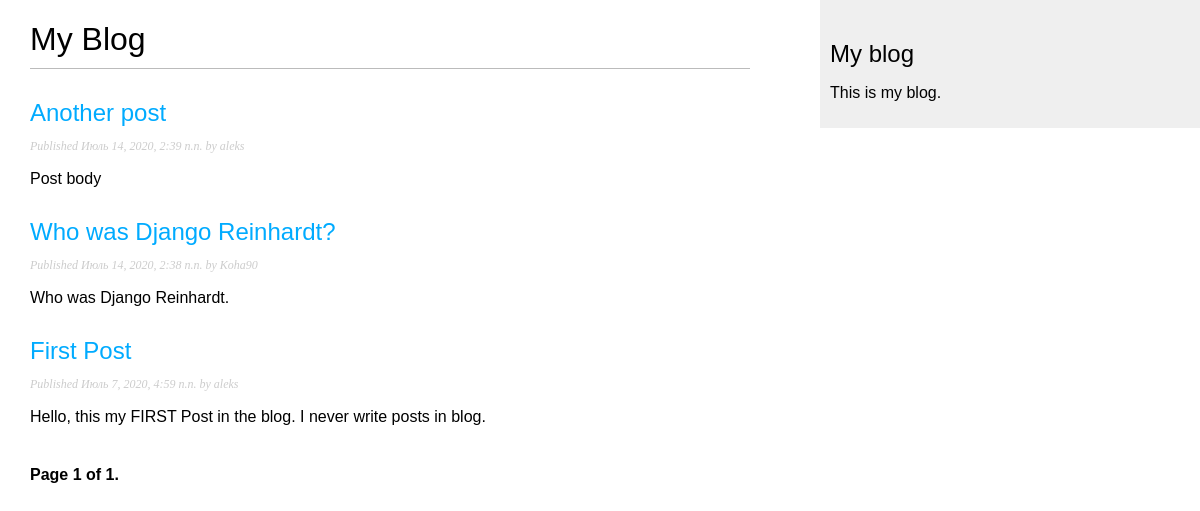
/blog/, run on an earlier commit of the app's database.
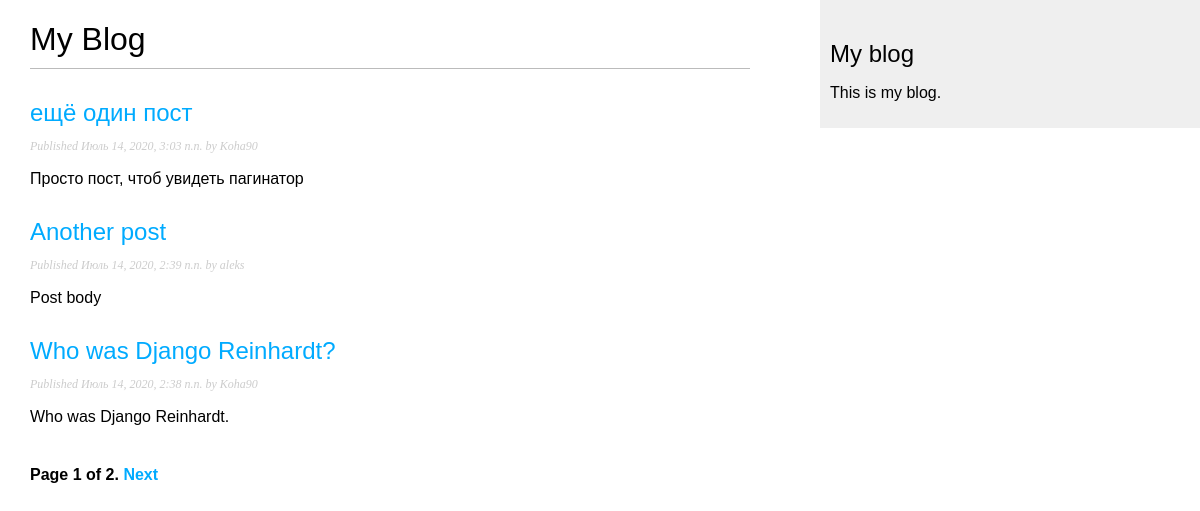
And on a later commit of the database.
### blog/models.py (models this page shows, shortened)
class Post(models.Model):
    STATUS_CHOICES = (
        ('draft', 'Draft'),
        ('published', 'Published'),
    )
    title = models.CharField(max_length=250)
    slug = models.SlugField(max_length=250,
                            unique_for_date='publish')
    author = models.ForeignKey(User,
                               on_delete=models.CASCADE,
                               related_name='blog_posts')
    body = models.TextField()
    publish = models.DateTimeField(default=timezone.now)
    created = models.DateTimeField(auto_now_add=True)
    update = models.DateTimeField(auto_now=True)
    status = models.CharField(max_length=10,
                              choices=STATUS_CHOICES,
                              default='draft')
    objects = models.Manager() # The default manager.
    published = PublishedManager() # Our custom manager.
    class Meta:
        ordering = ('-publish',)
    def get_absolute_url(self):
        return reverse('blog:post_detail',
                       args=[self.publish.year,
                             self.publish.month,
                             self.publish.day, self.slug])

### blog/views.py (the view)
# urls.py: path('', views.post_list, name='post_list'),
def post_list(request):
    object_list = Post.published.all()
    paginator = Paginator(object_list, 3)  # 3 поста на каждой странице.
    page = request.GET.get('page')
    try:
        posts = paginator.page(page)
    except PageNotAnInteger:
        posts = paginator.page(1)
    except EmptyPage:
        posts = paginator.page(paginator.num_pages)
    return render(request,
                  'blog/post/list.html',
                  {'page': page,
                   'posts': posts})

### blog/models.py (called while the page is built)
    def get_queryset(self):
        return super(PublishedManager, self).get_queryset().filter(status='published')

### blog/templates/blog/post/list.html (shortened to what this page needs)
{% extends "blog/base.html" %}
{% block content %}
    <h1>My Blog</h1>
    {% for post in posts %}
        <h2>
            <a href="{{ post.get_absolute_url }}">
                {{ post.title }}
            </a>
        </h2>
        <p class="date">
            Published {{ post.publish }} by {{ post.author }}
        </p>
        {{ post.body|truncatewords:30|linebreaks }}
    {% endfor %}
    {% include "pagination.html" with page=posts %}
{% endblock %}

What changed in the data, as far as the page shows it:
no longer on this page (row unchanged): Post: title "First Post", publish "Июль 7, 2020, 4:59 п.п.", author "aleks", body "Hello, this my FIRST Post in the blog. I never write posts in blog."
added Post: title "ещё один пост", publish "Июль 14, 2020, 3:03 п.п.", author "Koha90", body "Просто пост, чтоб увидеть пагинатор"
Also different on the page:
{{ page.paginator.num_pages }}: "1" → "2"
text now shown: "Next"
